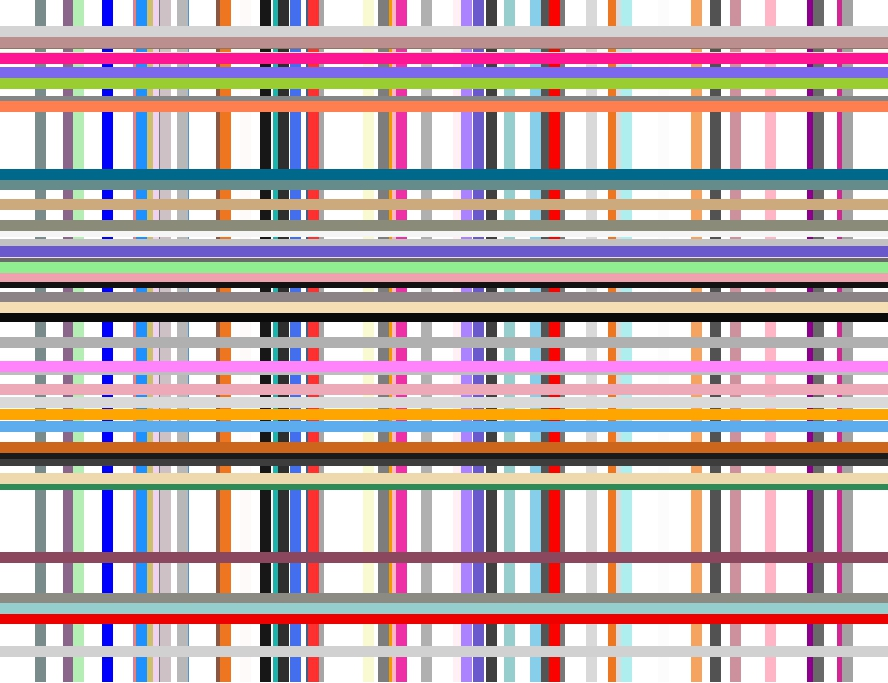

Recreate this plot in R.
# Load necessary library
library(ggplot2)

# Set seed for reproducibility
set.seed(123)

# Generate data for vertical and horizontal lines
lines_data <- data.frame(
  orientation = sample(c("vertical", "horizontal"), 100, replace = TRUE),
  position = runif(100, 0, 10),
  color = sample(colors(), 100, replace = TRUE)
)

# Create a plot with only vertical and horizontal lines
p <- ggplot() +
  # Add vertical lines
  geom_vline(data = subset(lines_data, orientation == "vertical"), 
             aes(xintercept = position, color = color), size = 3) +
  # Add horizontal lines
  geom_hline(data = subset(lines_data, orientation == "horizontal"), 
             aes(yintercept = position, color = color), size = 3) +
  scale_color_identity() +
  theme_void() +
  theme(
    panel.background = element_rect(fill = "white", color = NA),
    plot.background = element_rect(fill = "white", color = NA)
  )

# Display the plot
print(p)
